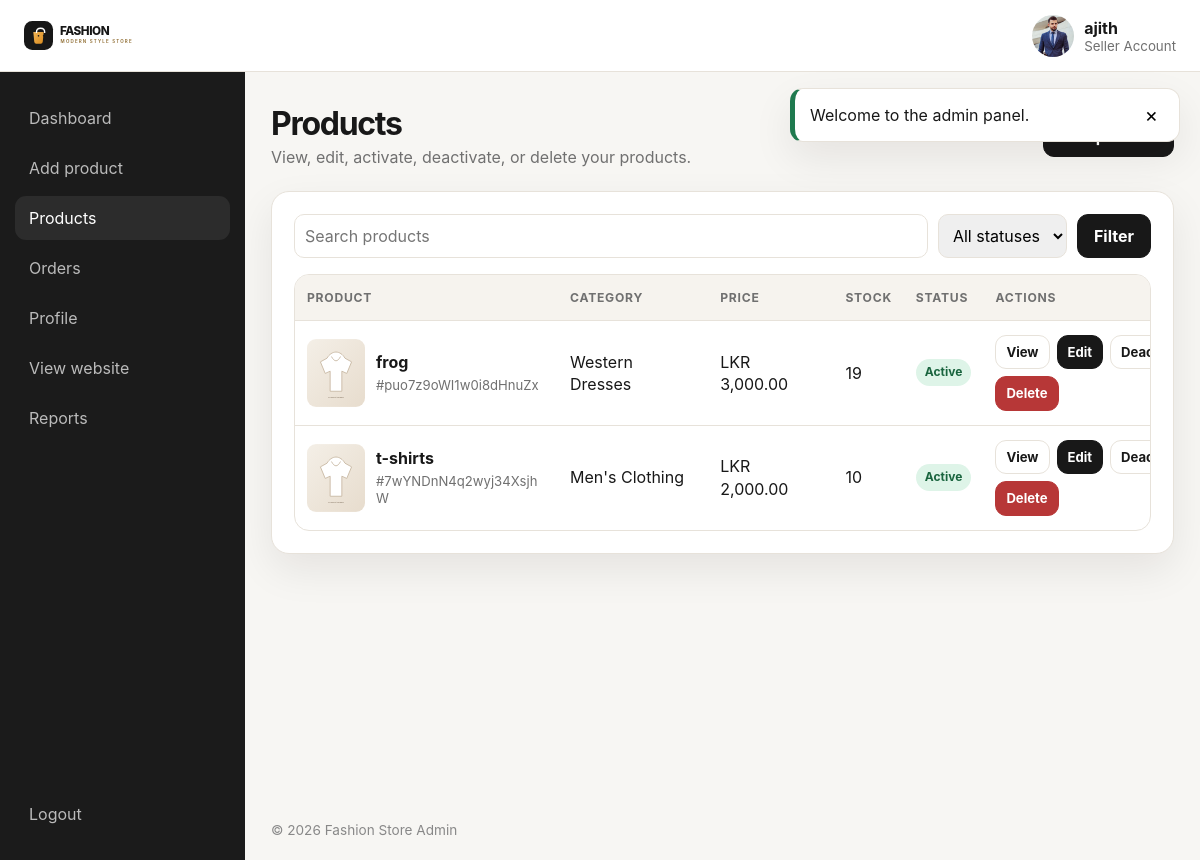
Page /admin/view_product.php (signed in) on the committed database.
### tables this page shows
CREATE TABLE `sellers` (
  `id` varchar(20) NOT NULL,
  `name` varchar(50) NOT NULL,
  `email` varchar(100) NOT NULL,
  `password` varchar(255) NOT NULL,
  `image` varchar(150) NOT NULL DEFAULT '',
  `created_at` timestamp NOT NULL DEFAULT current_timestamp(),
  `updated_at` timestamp NOT NULL DEFAULT current_timestamp() ON UPDATE current_timestamp()
);

CREATE TABLE `products` (
  `id` varchar(20) NOT NULL,
  `seller_id` varchar(20) NOT NULL,
  `name` varchar(80) NOT NULL,
  `price` decimal(12,2) NOT NULL,
  `category` varchar(100) NOT NULL DEFAULT 'Other',
  `thumb_one` varchar(150) NOT NULL DEFAULT '',
  `thumb_two` varchar(150) NOT NULL DEFAULT '',
  `thumb_three` varchar(150) NOT NULL DEFAULT '',
  `stock` int(10) UNSIGNED NOT NULL DEFAULT 0,
  `product_detail` text NOT NULL,
  `status` varchar(20) NOT NULL DEFAULT 'active',
  `created_at` timestamp NOT NULL DEFAULT current_timestamp(),
  `updated_at` timestamp NOT NULL DEFAULT current_timestamp() ON UPDATE current_timestamp()
);

### components/functions.php (called while the page is built, shortened)
<?php
function app_root_path(): string
{
    return dirname(__DIR__);
}
function app_base_url(): string
{
    static $base = null;
    if ($base !== null) {
        return $base;
    }
    $documentRoot = realpath($_SERVER['DOCUMENT_ROOT'] ?? '') ?: '';
    $projectRoot = realpath(app_root_path()) ?: app_root_path();
    $documentRoot = str_replace('\\', '/', $documentRoot);
    $projectRoot = str_replace('\\', '/', $projectRoot);
    if ($documentRoot !== '' && str_starts_with(strtolower($projectRoot), strtolower($documentRoot))) {
        $base = '/' . trim(substr($projectRoot, strlen($documentRoot)), '/');
        if ($base === '/') {
            $base = '';
        }
    } else {
        $base = '';
    }
    return $base;
}
function app_url(string $path = ''): string
{
    $path = ltrim($path, '/');
    $baseUrl = app_base_url();
    if ($baseUrl === '' || $baseUrl === '/') {
        $baseUrl = '/fashion_web';
    }
    return $baseUrl . ($path !== '' ? '/' . $path : '');
}
function e(mixed $value): string
{
    return htmlspecialchars((string) $value, ENT_QUOTES | ENT_SUBSTITUTE, 'UTF-8');
}
function clean_text(string $value, int $max = 255): string
{
    $value = trim(preg_replace('/\s+/u', ' ', $value) ?? '');
    return function_exists('mb_substr') ? mb_substr($value, 0, $max) : substr($value, 0, $max);
}
function uploaded_image_url(?string $filename, string $kind = 'product'): string
{
    $filename = basename((string) $filename);
    if ($filename !== '' && is_file(app_root_path() . '/uploaded_files/' . $filename)) {
        return app_url('uploaded_files/' . rawurlencode($filename));
    }
    return app_url($kind === 'avatar' ? 'assets/avatar.svg' : 'assets/product-placeholder.svg');
}
function money(mixed $amount): string
{
    return 'LKR ' . number_format((float) $amount, 2);
}
function current_seller(PDO $conn): ?array
{
    $id = (string) ($GLOBALS['seller_id'] ?? $_SESSION['seller_id'] ?? '');
    $stmt = $conn->prepare('SELECT * FROM sellers WHERE id = ? LIMIT 1');
    $stmt->execute([$id]);
    $seller = $stmt->fetch(PDO::FETCH_ASSOC) ?: null;
    return $seller;
}
function is_system_admin(PDO $conn): bool
{
    $seller = current_seller($conn);
    return (string) ($seller['id'] ?? '') === 'ADM1N000000000000001'
        || strtolower((string) ($seller['email'] ?? '')) === 'admin@fashionstore.lk';
}

### admin/view_product.php (the view, shortened to what this page needs)
<?php
require_once __DIR__ . '/../components/connect.php';
$isSystemAdmin = is_system_admin($conn);
$q = clean_text((string) ($_GET['q'] ?? ''), 100);
$where = [];
$params = [];
if (!$isSystemAdmin) {
    $where[] = 'p.seller_id = ?';
    $params[] = $seller_id;
}
$sql = 'SELECT p.*, s.name AS seller_name, s.email AS seller_email FROM products p LEFT JOIN sellers s ON s.id = p.seller_id';
if ($where) $sql .= ' WHERE ' . implode(' AND ', $where);
$sql .= ' ORDER BY p.created_at DESC, p.name ASC';
$stmt = $conn->prepare($sql);
$stmt->execute($params);
$products = $stmt->fetchAll();
?>
<!doctype html><html lang="en"><head><link rel="stylesheet" href="<?= e(app_url('css/admin_style.css')) ?>"></head><body>
<?php include __DIR__ . '/../components/admin_header.php'; ?>
<main class="admin-main"><div class="admin-container"><div class="admin-page-heading"><div><h1>Products</h1><p><?= $isSystemAdmin ? 'View and manage products from every registered seller.' : 'View, edit, activate, deactivate, or delete your products.' ?></p></div><a class="button" href="<?= e(app_url('admin/add_product.php')) ?>">Add product</a></div>
<section class="panel"><form method="get" style="display:flex;gap:10px;flex-wrap:wrap;margin-bottom:16px"><input style="flex:1;min-width:220px;padding:10px;border:1px solid var(--line);border-radius:10px" name="q" value="<?= e($q) ?>" placeholder="Search products<?= $isSystemAdmin ? ' or sellers' : '' ?>"><select style="padding:10px;border:1px solid var(--line);border-radius:10px" name="status"><option value="">All statuses</option><option value="active" <?= $status === 'active' ? 'selected' : '' ?>>Active</option><option value="inactive" <?= $status === 'inactive' ? 'selected' : '' ?>>Inactive</option></select><button class="button" type="submit">Filter</button></form>
<?php if ($products): ?>
<div class="table-wrap">
  <table class="data-table">
    <thead>
      <tr>
        <th>Product</th>
        <th>Category</th>
        <th>Price</th>
        <th>Stock</th>
        <th>Status</th>
        <th>Actions</th>
      </tr>
    </thead>
    <tbody>
      <?php foreach ($products as $product): ?>
      <tr>
        <td>
          <div class="table-product">
            <img src="<?= e(uploaded_image_url($product['thumb_one'])) ?>" alt="Product">
            <div class="table-product-details">
              <strong><?= e($product['name']) ?></strong>
              <small class="text-muted">#<?= e($product['id']) ?></small>
            </div>
          </div>
        </td>
        <td><?= e($product['category']) ?></td>
        <td><?= e(money($product['price'])) ?></td>
        <td><?= (int) $product['stock'] ?></td>
        <td><span class="badge <?= e($product['status']) ?>"><?= e($product['status']) ?></span></td>
        <td>
          <div class="actions">
            <a class="button secondary small" href="<?= e(app_url('admin/read_product.php?id=' . urlencode($product['id']))) ?>">View</a>
            <a class="button small" href="<?= e(app_url('admin/edit_product.php?id=' . urlencode($product['id']))) ?>">Edit</a>
            <form method="post">
              <button class="button secondary small" type="submit" name="toggle_status"><?= $product['status'] === 'active' ? 'Deactivate' : 'Activate' ?></button>
            </form>
            <form method="post" onsubmit="return confirm('Delete this product? This cannot be undone.')">
              <button class="button danger small" type="submit" name="delete_product">Delete</button>
            </form>
          </div>
        </td>
      </tr>
      <?php endforeach; ?>
    </tbody>
  </table>
</div>
<?php else: ?>
<div class="empty-state">No products match the selected filters.</div>
<?php endif; ?>
</section>
</div>
</main>
<?php include __DIR__ . '/../components/admin_footer.php'; include __DIR__ . '/../components/alert.php'; ?>
</body></html>

### components/admin_header.php (shortened to what this page needs)
<?php
$seller = current_seller($conn);
$isSystemAdmin = is_system_admin($conn);
$currentPage = basename($_SERVER['PHP_SELF'] ?? '');
?>
<header class="admin-topbar">
    <a class="admin-brand" href="<?= e(app_url('admin/dashboard.php')) ?>"><img src="<?= e(app_url('assets/logo.svg')) ?>" alt="Fashion Store"></a>
    <div class="admin-user">
        <img src="<?= e(uploaded_image_url($seller['image'] ?? '', 'avatar')) ?>" alt="Admin">
        <div><strong><?= e($seller['name'] ?? 'Admin') ?></strong><small><?= $isSystemAdmin ? 'System / Super Admin' : 'Seller Account' ?></small></div>
    </div>
</header>
<aside class="admin-sidebar" data-admin-sidebar>
    <nav>
        <a class="<?= $currentPage === 'dashboard.php' ? 'active' : '' ?>" href="<?= e(app_url('admin/dashboard.php')) ?>">Dashboard</a>
        <a class="<?= $currentPage === 'add_product.php' ? 'active' : '' ?>" href="<?= e(app_url('admin/add_product.php')) ?>">Add product</a>
        <a class="<?= in_array($currentPage, ['view_product.php','read_product.php','edit_product.php','edite_product.php'], true) ? 'active' : '' ?>" href="<?= e(app_url('admin/view_product.php')) ?>">Products</a>
        <a class="<?= $currentPage === 'admin_orders.php' ? 'active' : '' ?>" href="<?= e(app_url('admin/admin_orders.php')) ?>">Orders</a>
        <a class="<?= in_array($currentPage, ['profile.php','update.php'], true) ? 'active' : '' ?>" href="<?= e(app_url('admin/profile.php')) ?>">Profile</a>
        <a href="<?= e(app_url('home.php')) ?>" target="_blank">View website</a>
        <a class="<?= $currentPage === 'reports.php' ? 'active' : '' ?>" href="<?= e(app_url('admin/reports.php')) ?>">Reports</a>
    </nav>
    <form action="<?= e(app_url('components/admin_logout.php')) ?>" method="post">
        <button type="submit" class="sidebar-logout">Logout</button>
    </form>
</aside>

### css/admin_style.css (style rules this page uses)
:root { --ink:#181818;--muted:#707070;--line:#e7e2da;--soft:#f6f3ee;--accent:#e59a2f;--danger:#b73737;--success:#1f7a4f;--shadow:0 16px 40px rgba(20,18,14,.08) }
* { box-sizing:border-box }
body { margin:0;font-family:Inter,Arial,sans-serif;background:#f7f6f3;color:var(--ink) }
a { text-decoration:none;color:inherit }
img { display:block;max-width:100% }
button,input,textarea,select { font:inherit }
.admin-topbar { position:fixed;z-index:50;top:0;left:0;right:0;height:72px;background:#fff;border-bottom:1px solid var(--line);display:flex;align-items:center;padding:0 24px;gap:18px }
.admin-brand img { width:145px }
.admin-user { margin-left:auto;display:flex;align-items:center;gap:10px }
.admin-user img { width:42px;height:42px;border-radius:50%;object-fit:cover }
.admin-user small { display:block;color:var(--muted) }
.admin-sidebar { position:fixed;top:72px;bottom:0;left:0;width:245px;background:#1b1b1b;color:#ddd;padding:24px 15px;display:flex;flex-direction:column;justify-content:space-between;z-index:40 }
.admin-sidebar nav { display:grid;gap:6px }
.admin-sidebar a,.sidebar-logout { display:block;padding:12px 14px;border-radius:11px;border:0;background:none;color:#bbb;text-align:left;width:100%;cursor:pointer }
.admin-sidebar a:hover,.admin-sidebar a.active,.sidebar-logout:hover { background:#2c2c2c;color:#fff }
.admin-main { margin-left:245px;padding:104px 26px 36px;min-height:100vh }
.admin-container { max-width:1220px;margin:auto }
.admin-page-heading { display:flex;justify-content:space-between;gap:20px;align-items:center;margin-bottom:24px }
.admin-page-heading h1 { margin:0;font-size:2rem;letter-spacing:-.04em }
.admin-page-heading p { margin:4px 0 0;color:var(--muted) }
.button,.btn { display:inline-flex;align-items:center;justify-content:center;border:1px solid var(--ink);background:var(--ink);color:#fff;padding:10px 16px;border-radius:11px;cursor:pointer;font-weight:700 }
.button.secondary,.btn.secondary { background:#fff;color:var(--ink);border-color:var(--line) }
.button.danger,.btn.danger { background:var(--danger);border-color:var(--danger) }
.button.small,.btn.small { padding:7px 10px;font-size:.82rem }
.panel { background:#fff;border:1px solid var(--line);border-radius:18px;padding:22px;box-shadow:var(--shadow);margin-top:20px }
.table-wrap { overflow:auto;border:1px solid var(--line);border-radius:15px }
.data-table { width:100%;border-collapse:collapse;min-width:980px }
.data-table th,.data-table td { text-align:left;padding:14px 12px;border-bottom:1px solid var(--line);vertical-align:middle;line-height:1.4 }
.data-table th { background:var(--soft);font-size:.76rem;text-transform:uppercase;letter-spacing:.06em;color:var(--muted);white-space:nowrap }
.data-table tr:last-child td { border-bottom:0 }
.table-product { display:flex;align-items:center;gap:11px;min-width:160px }
.table-product img { width:58px;height:68px;object-fit:cover;border-radius:9px;flex-shrink:0 }
.table-product-details,.table-seller,.table-customer,.table-delivery { display:flex;flex-direction:column;gap:3px;word-break:break-word }
.text-muted { display:block;color:var(--muted);font-size:.82rem;line-height:1.35;word-break:break-word }
.actions { display:flex;gap:7px;flex-wrap:wrap }
.badge { display:inline-flex;padding:5px 9px;border-radius:999px;background:#eee;font-size:.75rem;font-weight:700;text-transform:capitalize }
.badge.active,.badge.completed,.badge.paid,.badge.confirmed,.badge.delivered { background:#def4e8;color:#19643e }

### rows in the picture
sellers: image (picture), name "ajith"
products: name "frog", id "puo7z9oWI1w0i8dHnuZx", category "Western Dresses", price "LKR 3,000.00", stock "19", status "Active", shows "Deactivate"
products: name "t-shirts", id "7wYNDnN4q2wyj34XsjhW", category "Men's Clothing", price "LKR 2,000.00", stock "10", status "Active", shows "Deactivate"

### other values in the picture
$flash['message'] "Welcome to the admin panel."
